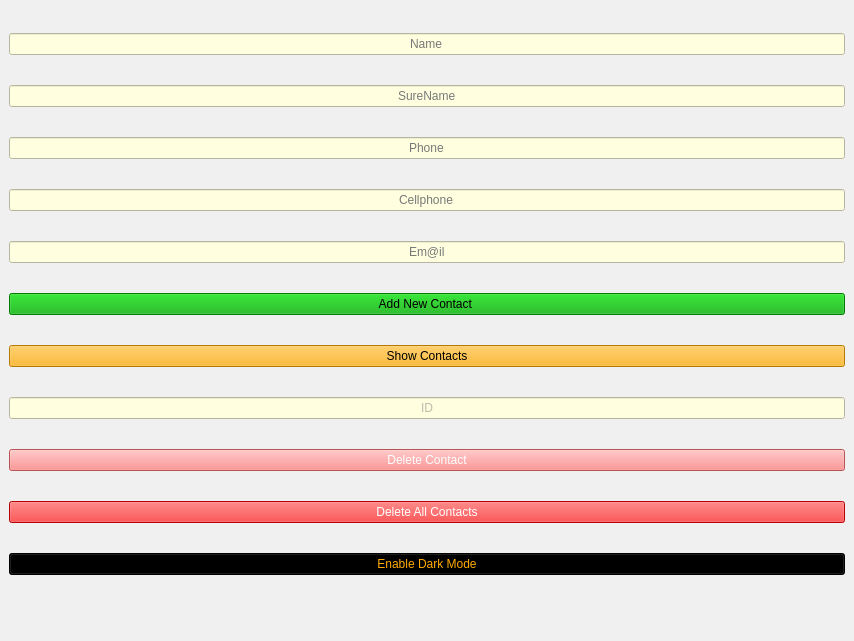
<?xml version="1.0" encoding="UTF-8"?>
<ui version="4.0">
 <class>MainWindow</class>
 <widget class="QMainWindow" name="MainWindow">
  <property name="geometry">
   <rect>
    <x>0</x>
    <y>0</y>
    <width>854</width>
    <height>641</height>
   </rect>
  </property>
  <property name="windowTitle">
   <string>Contacts</string>
  </property>
  <property name="styleSheet">
   <string notr="true">background-color: rgb(240, 240, 240);</string>
  </property>
  <widget class="QWidget" name="centralwidget">
   <layout class="QVBoxLayout" name="verticalLayout_2">
    <item>
     <layout class="QVBoxLayout" name="verticalLayout">
      <property name="sizeConstraint">
       <enum>QLayout::SetDefaultConstraint</enum>
      </property>
     </layout>
    </item>
    <item>
     <widget class="QLineEdit" name="Name">
      <property name="styleSheet">
       <string notr="true">color: rgb(120, 120, 120);
background-color: rgb(255, 255, 224);</string>
      </property>
      <property name="text">
       <string>Name</string>
      </property>
      <property name="alignment">
       <set>Qt::AlignCenter</set>
      </property>
      <property name="placeholderText">
       <string>First Name</string>
      </property>
     </widget>
    </item>
    <item>
     <widget class="QLineEdit" name="Surname">
      <property name="styleSheet">
       <string notr="true">color: rgb(120, 120, 120);
background-color: rgb(255, 255, 224);</string>
      </property>
      <property name="text">
       <string>SureName</string>
      </property>
      <property name="alignment">
       <set>Qt::AlignCenter</set>
      </property>
      <property name="placeholderText">
       <string>Last Name</string>
      </property>
     </widget>
    </item>
    <item>
     <widget class="QLineEdit" name="phone">
      <property name="styleSheet">
       <string notr="true">color: rgb(120, 120, 120);
background-color: rgb(255, 255, 224);</string>
      </property>
      <property name="text">
       <string>Phone</string>
      </property>
      <property name="alignment">
       <set>Qt::AlignCenter</set>
      </property>
      <property name="placeholderText">
       <string>Phone</string>
      </property>
     </widget>
    </item>
    <item>
     <widget class="QLineEdit" name="Cellphone">
      <property name="styleSheet">
       <string notr="true">color: rgb(120, 120, 120);
background-color: rgb(255, 255, 224);</string>
      </property>
      <property name="text">
       <string>Cellphone</string>
      </property>
      <property name="alignment">
       <set>Qt::AlignCenter</set>
      </property>
      <property name="placeholderText">
       <string>Mobile</string>
      </property>
     </widget>
    </item>
    <item>
     <widget class="QLineEdit" name="email">
      <property name="styleSheet">
       <string notr="true">color: rgb(120, 120, 120);
background-color: rgb(255, 255, 224);</string>
      </property>
      <property name="text">
       <string>Em@il</string>
      </property>
      <property name="alignment">
       <set>Qt::AlignCenter</set>
      </property>
      <property name="placeholderText">
       <string>Email</string>
      </property>
     </widget>
    </item>
    <item>
     <widget class="QPushButton" name="addbtn">
      <property name="styleSheet">
       <string notr="true">background-color: rgb(0, 170, 0);</string>
      </property>
      <property name="text">
       <string>Add New Contact </string>
      </property>
     </widget>
    </item>
    <item>
     <widget class="QPushButton" name="showbtn">
      <property name="styleSheet">
       <string notr="true">color: rgb(0, 0, 0);
background-color: rgb(255, 170, 0);</string>
      </property>
      <property name="text">
       <string>Show Contacts</string>
      </property>
     </widget>
    </item>
    <item>
     <widget class="QLineEdit" name="deletingIDEdit">
      <property name="styleSheet">
       <string notr="true">color: rgb(255, 0, 0);color: rgb(120, 120, 120);
background-color: rgb(255, 255, 224);</string>
      </property>
      <property name="alignment">
       <set>Qt::AlignCenter</set>
      </property>
      <property name="placeholderText">
       <string>ID</string>
      </property>
     </widget>
    </item>
    <item>
     <widget class="QPushButton" name="deletebtn">
      <property name="styleSheet">
       <string notr="true">background-color: rgb(255, 117, 117);
color: rgb(255, 255, 255);</string>
      </property>
      <property name="text">
       <string>Delete Contact</string>
      </property>
     </widget>
    </item>
    <item>
     <widget class="QPushButton" name="deleteAllbtn">
      <property name="styleSheet">
       <string notr="true">background-color: rgb(255, 0, 0);
color: rgb(255, 255, 255);</string>
      </property>
      <property name="text">
       <string>Delete All Contacts</string>
      </property>
     </widget>
    </item>
    <item>
     <widget class="QPushButton" name="darkmode">
      <property name="styleSheet">
       <string notr="true">background-color: rgb(0, 0, 0);
color: rgb(255, 170, 0);</string>
      </property>
      <property name="text">
       <string>Enable Dark Mode</string>
      </property>
      <property name="autoRepeatDelay">
       <number>301</number>
      </property>
      <property name="default">
       <bool>false</bool>
      </property>
     </widget>
    </item>
   </layout>
  </widget>
  <widget class="QStatusBar" name="statusbar"/>
 </widget>
 <resources/>
 <connections/>
</ui>
